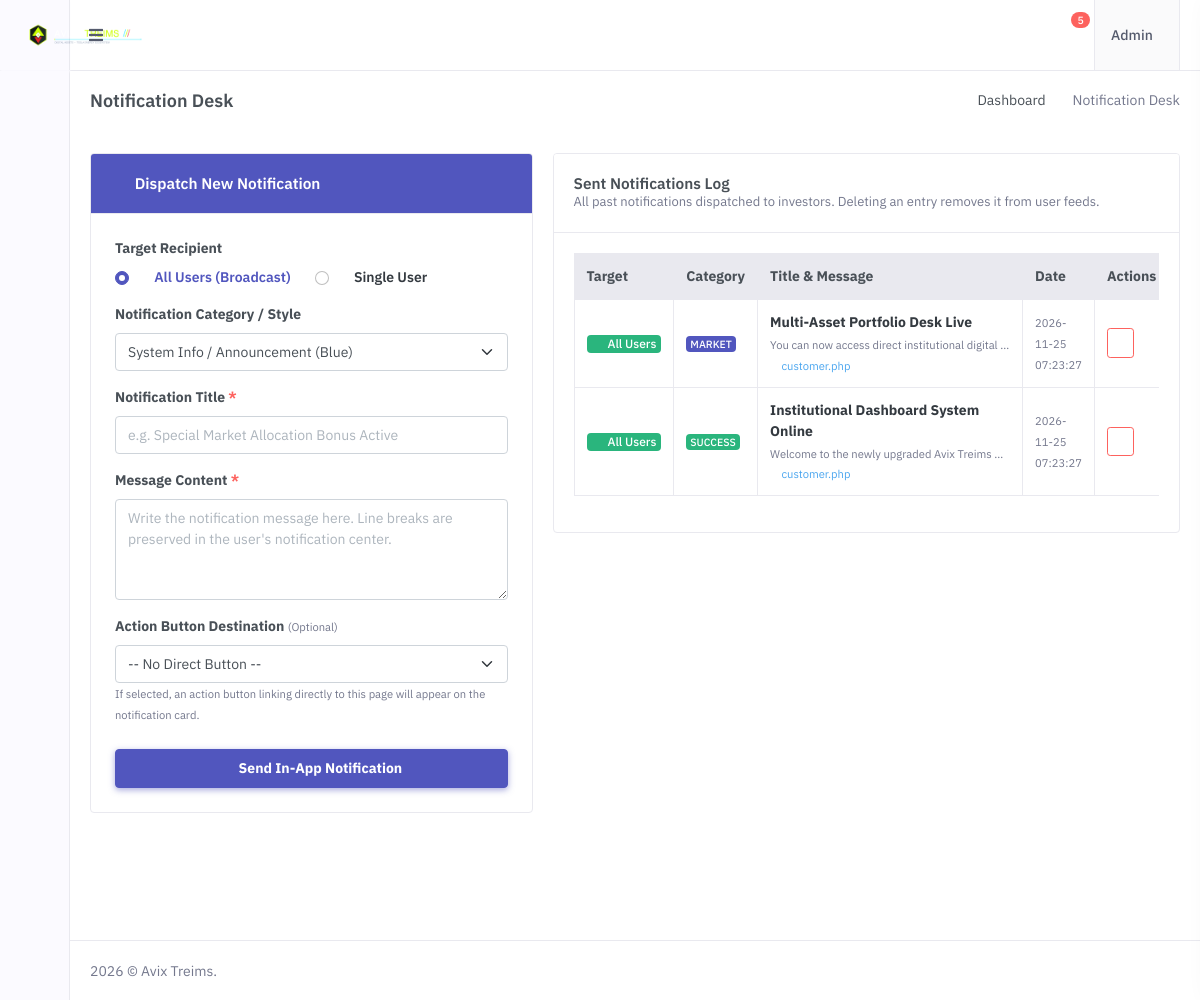
Page /controller/notifications.php (signed in) on the committed database.
### tables this page shows
CREATE TABLE IF NOT EXISTS `settings` (
  `id` int(11) NOT NULL AUTO_INCREMENT,
  `sitename` varchar(255) NOT NULL DEFAULT 'Avix Treims',
  `siteurl` varchar(255) NOT NULL DEFAULT 'https://avxtsinc.com',
  `sitemail` varchar(255) NOT NULL DEFAULT 'noreply@avxtsinc.com',
  `ref_bonus` varchar(255) NOT NULL DEFAULT '10',
  `walt` varchar(255) NOT NULL DEFAULT 'bc1qzxhs0c73r4tmphcrmwjtwjvdxcc9eapcuqn63e',
  `walt_eth` varchar(255) DEFAULT '0x71C83d3129486c9A74cfdD522aAf5E0C2B9f5fE0',
  `walt_usdt` varchar(255) DEFAULT 'TXh8Z3z79Vp7f8ZpL2hY4eR3nK9wM1qXyT',
  `qr_btc` varchar(255) DEFAULT '',
  `qr_eth` varchar(255) DEFAULT '',
  `qr_usdt` varchar(255) DEFAULT '',
  `whatsapp` varchar(255) NOT NULL DEFAULT '+1 (555) 234-5678',
  `phone` varchar(255) DEFAULT '+1 (555) 234-5678',
  `address` varchar(255) DEFAULT 'Flatiron District, New York, NY 10010',
  `logo` varchar(255) DEFAULT 'images/logo.png',
  `theme_color` varchar(30) DEFAULT '#ccff00',
  `bg_color` varchar(30) DEFAULT '#0b0f0d',
  `mail_host` varchar(255) DEFAULT 'mail.avxtsinc.com',
  `mail_user` varchar(255) DEFAULT 'noreply@avxtsinc.com',
  `mail_pass` varchar(255) DEFAULT 'CHANGE_ME_SMTP_PASS',
  `mail_port` varchar(10) DEFAULT '465',
  `meta_title` varchar(255) DEFAULT 'Avix Treims - Digital Asset Management & Technology Platform',
  `meta_desc` text DEFAULT NULL,
  `meta_keywords` text DEFAULT NULL,
  `meta_author` varchar(255) DEFAULT 'Avix Treims',
  `og_image` varchar(255) DEFAULT 'images/logo.png',
  `google_analytics` text DEFAULT NULL,
  PRIMARY KEY (`id`)
);

CREATE TABLE IF NOT EXISTS `notifications` (
  `id` int(11) NOT NULL AUTO_INCREMENT,
  `target_type` varchar(20) DEFAULT 'all',
  `target_email` varchar(191) DEFAULT '',
  `target_user_id` int(11) DEFAULT 0,
  `title` varchar(255) NOT NULL,
  `message` text NOT NULL,
  `type` varchar(50) DEFAULT 'info',
  `link_url` varchar(255) DEFAULT '',
  `created_at` datetime DEFAULT current_timestamp(),
  PRIMARY KEY (`id`),
  KEY `idx_target` (`target_type`, `target_email`),
  KEY `idx_created` (`created_at`)
);

### config.php (called while the page is built, shortened)
<?php
if (isset($link) && $link) {
    $select = mysqli_query($link, "SELECT * FROM settings WHERE id = '1'");
    if ($select && mysqli_num_rows($select) > 0) {
        $row = mysqli_fetch_assoc($select);
        $sitename      = !empty($row['sitename']) ? $row['sitename'] : 'Avix Treims';
        $logo        = !empty($row['logo']) ? $row['logo'] : 'images/logo.png';
    }
}
?>

### controller/notifications.php (the view, shortened to what this page needs)
<?php
$page = "Notification Desk";
include_once __DIR__ . '/header.php';
$prefill_user = isset($_GET['to']) ? trim($_GET['to']) : '';
?>
<div class="row">
    <div class="col-lg-5">
        <div class="card">
            <div class="card-header bg-primary text-white">
                <h4 class="card-title text-white mb-0"><i class="mdi mdi-bell-ring-outline me-2"></i> Dispatch New Notification</h4>
            </div>
            <div class="card-body p-4">
                <form action="notifications.php" method="POST" id="sendNotifForm">
                    <div class="mb-3">
                        <label class="form-label fw-bold">Target Recipient</label>
                        <div class="d-flex gap-4 mb-2">
                            <div class="form-check">
                                <input class="form-check-input" type="radio" name="target_type" id="targetAll" value="all" <?php echo empty($prefill_user) ? 'checked' : ''; ?> onchange="toggleRecipientField()">
                                <label class="form-check-label fw-semibold text-primary" for="targetAll">
                                    <i class="mdi mdi-bullhorn-outline me-1"></i> All Users (Broadcast)
                                </label>
                            </div>
                            <div class="form-check">
                                <input class="form-check-input" type="radio" name="target_type" id="targetSingle" value="single" <?php echo !empty($prefill_user) ? 'checked' : ''; ?> onchange="toggleRecipientField()">
                                <label class="form-check-label fw-semibold text-dark" for="targetSingle">
                                    <i class="mdi mdi-account-outline me-1"></i> Single User
                                </label>
                            </div>
                        </div>
                    </div>
                    <div class="mb-3">
                        <label class="form-label fw-bold">Notification Category / Style</label>
                        <select name="type" class="form-select" required>
                            <option value="info">System Info / Announcement (Blue)</option>
                        </select>
                    </div>
                    <div class="mb-3">
                        <label class="form-label fw-bold">Notification Title <span class="text-danger">*</span></label>
                        <input type="text" name="title" class="form-control" placeholder="e.g. Special Market Allocation Bonus Active" required>
                    </div>
                    <div class="mb-3">
                        <label class="form-label fw-bold">Message Content <span class="text-danger">*</span></label>
                        <textarea name="message" rows="4" class="form-control" placeholder="Write the notification message here. Line breaks are preserved in the user's notification center." required></textarea>
                    </div>
                    <div class="mb-4">
                        <label class="form-label fw-bold">Action Button Destination <small class="text-muted fw-normal">(Optional)</small></label>
                        <select name="link_url" class="form-select">
                            <option value="">-- No Direct Button --</option>
                        </select>
                        <small class="text-muted">If selected, an action button linking directly to this page will appear on the notification card.</small>
                    </div>
                    <button type="submit" name="send_notification" class="btn btn-primary w-100 py-2 fw-bold">
                        <i class="mdi mdi-send me-1"></i> Send In-App Notification
                    </button>
                </form>
            </div>
        </div>
    </div>
    <div class="col-lg-7">
        <div class="card">
            <div class="card-header d-flex justify-content-between align-items-center">
                <div>
                    <h4 class="card-title mb-0">Sent Notifications Log</h4>
                    <p class="card-title-desc mb-0">All past notifications dispatched to investors. Deleting an entry removes it from user feeds.</p>
                </div>
            </div>
            <div class="card-body">
                <div class="table-responsive">
                    <table id="datatable" class="table table-bordered dt-responsive nowrap w-100 align-middle">
                        <thead class="table-light">
                            <tr>
                                <th>Target</th>
                                <th>Category</th>
                                <th>Title &amp; Message</th>
                                <th>Date</th>
                                <th>Actions</th>
                            </tr>
                        </thead>
                        <tbody>
                            <?php
                            $select = mysqli_query($link, "SELECT * FROM notifications ORDER BY id DESC");
                            if ($select && mysqli_num_rows($select) > 0) {
                                while ($row = mysqli_fetch_assoc($select)) {
                                    $is_all = ($row['target_type'] === 'all');
                                    $cat = $row['type'];
                                    $badge_class = 'bg-info';
                                    if ($cat === 'success') $badge_class = 'bg-success';
                                    elseif ($cat === 'warning') $badge_class = 'bg-warning text-dark';
                                    elseif ($cat === 'danger') $badge_class = 'bg-danger';
                                    elseif ($cat === 'market') $badge_class = 'bg-primary';
                            ?>
                            <tr>
                                <td>
                                    <?php if ($is_all) { ?>
                                        <span class="badge bg-success font-size-12"><i class="mdi mdi-bullhorn me-1"></i> All Users</span>
                                    <?php } ?>
                                </td>
                                <td>
                                    <span class="badge <?php echo $badge_class; ?>"><?php echo strtoupper(htmlspecialchars($cat)); ?></span>
                                </td>
                                <td>
                                    <div class="fw-bold text-dark mb-1"><?php echo htmlspecialchars($row['title']); ?></div>
                                    <div class="text-muted small text-truncate" style="max-width: 240px;" title="<?php echo htmlspecialchars($row['message']); ?>">
                                        <?php echo htmlspecialchars($row['message']); ?>
                                    </div>
                                    <?php if (!empty($row['link_url'])) { ?>
                                        <div class="small text-info mt-1"><i class="mdi mdi-link-variant"></i> <?php echo htmlspecialchars($row['link_url']); ?></div>
                                    <?php } ?>
                                </td>
                                <td>
                                    <small class="text-muted"><?php echo htmlspecialchars($row['created_at']); ?></small>
                                </td>
                                <td>
                                    <form action="notifications.php" method="POST" onsubmit="return confirm('Delete this notification? It will be removed from all user feeds.');">
                                        <button type="submit" name="delete_notification" class="btn btn-sm btn-outline-danger" title="Delete Notification">
                                            <i class="mdi mdi-trash-can"></i>
                                        </button>
                                    </form>
                                </td>
                            </tr>
                            <?php
                                }
                            } else {
                            ?>
                            <tr>
                                <td colspan="5" class="text-center py-4 text-muted">No notifications dispatched yet.</td>
                            </tr>
                            <?php } ?>
                        </tbody>
                    </table>
                </div>
            </div>
        </div>
    </div>
</div>
<?php
include_once __DIR__ . '/footer.php';
?>

### controller/header.php (shortened to what this page needs)
<?php
    include_once __DIR__ . '/../db.php';
    include_once __DIR__ . '/../config.php';
    $admin_logo = "../images/logo.png";
    if (!empty($logo)) {
        if (strpos($logo, 'http') === 0) {
            $admin_logo = $logo;
        } elseif (file_exists(__DIR__ . '/../' . $logo)) {
            $admin_logo = "../" . $logo;
        } elseif (file_exists(__DIR__ . '/' . $logo)) {
            $admin_logo = $logo;
        }
    }
 ?>
<!doctype html>
<html lang="en">
<head>
        <link href="assets/libs/admin-resources/jquery.vectormap/jquery-jvectormap-1.2.2.css" rel="stylesheet" type="text/css" />
        <link rel="stylesheet" href="assets/css/preloader.min.css" type="text/css" />
        <link href="assets/css/bootstrap.min.css" id="bootstrap-style" rel="stylesheet" type="text/css" />
        <link href="assets/css/icons.min.css" rel="stylesheet" type="text/css" />
        <link href="assets/css/app.min.css" id="app-style" rel="stylesheet" type="text/css" />
    </head>
    <body>
        <div id="layout-wrapper">
            <header id="page-topbar">
                <div class="navbar-header">
                    <div class="d-flex">
                        <div class="navbar-brand-box">
                            <a href="home.php" class="logo logo-dark">
                                <span class="logo-sm">
                                    <img src="<?php echo htmlspecialchars($admin_logo); ?>" alt="<?php echo htmlspecialchars($sitename); ?>" height="26">
                                </span>
                            </a>
                        </div>
                        <button type="button" class="btn btn-sm px-3 font-size-16 header-item" id="vertical-menu-btn">
                            <i class="fa fa-fw fa-bars"></i>
                        </button>
                    </div>
                    <div class="d-flex">
                        <div class="dropdown d-none d-sm-inline-block">
                            <button type="button" class="btn header-item" id="mode-setting-btn">
                            </button>
                        </div>
                        <div class="dropdown d-none d-lg-inline-block ms-1">
                            <button type="button" class="btn header-item"
                            data-bs-toggle="dropdown" aria-haspopup="true" aria-expanded="false">
                            </button>
                        </div>
                        <div class="dropdown d-inline-block">
                            <button type="button" class="btn header-item noti-icon position-relative" id="page-header-notifications-dropdown"
                            data-bs-toggle="dropdown" aria-haspopup="true" aria-expanded="false">
                                <span class="badge bg-danger rounded-pill">5</span>
                            </button>
                        </div>
                        <div class="dropdown d-inline-block">
                            <button type="button" class="btn header-item bg-soft-light border-start border-end" id="page-header-user-dropdown"
                            data-bs-toggle="dropdown" aria-haspopup="true" aria-expanded="false">
                                <span class="d-none d-xl-inline-block ms-1 fw-medium">Admin</span>
                                <i class="mdi mdi-chevron-down d-none d-xl-inline-block"></i>
                            </button>
                        </div>
                    </div>
                </div>
            </header>
            <?php include 'sidebar.php'; ?>
            <div class="main-content">
                <div class="page-content">
                    <div class="container-fluid">
                        <div class="row">
                            <div class="col-12">
                                <div class="page-title-box d-sm-flex align-items-center justify-content-between">
                                    <h4 class="mb-sm-0 font-size-18"><?php echo $page ?></h4>
                                    <div class="page-title-right">
                                        <ol class="breadcrumb m-0">
                                            <li class="breadcrumb-item"><a href="javascript: void(0);">Dashboard</a></li>
                                            <li class="breadcrumb-item active"><?php echo $page ?></li>
                                        </ol>
                                    </div>
                                </div>
                            </div>
                        </div>
                        <br>

### controller/footer.php (shortened to what this page needs)
                </div>
            </div>
                <footer class="footer">
                    <div class="container-fluid">
                        <div class="row">
                            <div class="col-sm-6">
                                <script>document.write(new Date().getFullYear())</script> © <?php echo $sitename ?>.
                            </div>
                            <div class="col-sm-6">
                            </div>
                        </div>
                    </div>
                </footer>
            </div>
        </div>
    </body>
</html>

### rows in the picture
settings: logo (picture), sitename "Avix Treims"
notifications: target_type "all" (drawn), type "MARKET", title "Multi-Asset Portfolio Desk Live", message "You can now access direct institutional digital…", link_url "customer.php", created_at "2026-11-25 07:23:27"
notifications: target_type "all" (drawn), type "SUCCESS", title "Institutional Dashboard System Online", message "Welcome to the newly upgraded Avix Treims…", link_url "customer.php", created_at "2026-11-25 07:23:27"

### other values in the picture
$page "Notification Desk"
